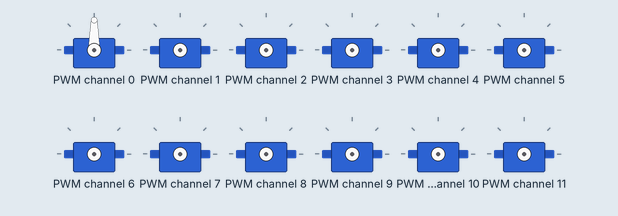
Recording of a program running on a simulated Raspberry Pi (BCM pin numbers). On the bench: 12 × servo. What the program prints to the terminal is not drawn.

Above: at 0.1 s.
Timing chart, 0 to 3.6 s (numbered marks = the images above):
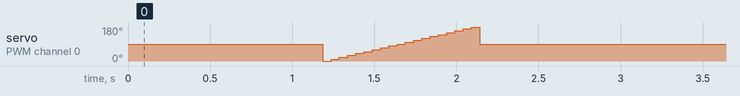

The program:

servo_controller.py
```python
"""
Servo Controller for Hexapod
Controls 18 servos via 2 PCA9685 PWM controllers over I2C
Uses adafruit-servokit for reliable servo control
"""

import time
from adafruit_servokit import ServoKit
import config


class HexapodServoController:
    """
    Controls all 18 servos for the hexapod
    Uses 2 PCA9685 boards via I2C with ServoKit library
    """

    def __init__(self):
        """Initialize PCA9685 controllers using ServoKit"""
        print("Initializing PCA9685 servo controllers...")

        try:
            # Initialize both PCA9685 boards using ServoKit
            # ServoKit handles all the low-level PWM/frequency setup automatically
            self.kit1 = ServoKit(channels=16, address=config.PCA9685_ADDRESS_1)
            self.kit2 = ServoKit(channels=16, address=config.PCA9685_ADDRESS_2)

            # Track servo attachment state
            self.servos_attached = False

            # Cache for last written angles (to avoid unnecessary writes)
            self.last_angles = [None] * 18

            print(f"PCA9685 #1 at {hex(config.PCA9685_ADDRESS_1)}")
            print(f"PCA9685 #2 at {hex(config.PCA9685_ADDRESS_2)}")
            print("ServoKit initialized successfully")

        except Exception as e:
            print(f"Error initializing ServoKit: {e}")
            print("Make sure:")
            print("  1. I2C is enabled (sudo raspi-config)")
            print("  2. PCA9685 boards are connected")
            print("  3. I2C addresses are correct (0x40, 0x41)")
            raise

    def attach_servos(self):
        """
        Enable all servos
        Sets initial state for all servo channels
        """
        if self.servos_attached:
            print("Servos already attached")
            return

        try:
            # Move all servos to neutral position (90 degrees)
            print("Attaching servos and moving to neutral position...")
            for i in range(18):
                self.write_angle(i, 90)
                time.sleep(0.01)  # Small delay between servo commands

            self.servos_attached = True
            print("All servos attached successfully")

        except Exception as e:
            print(f"Error attaching servos: {e}")
            raise

    def detach_servos(self):
        """
        Disable all servos
        Note: ServoKit doesn't have a direct detach, but we can stop sending commands
        """
        if not self.servos_attached:
            print("Servos already detached")
            return

        try:
            # ServoKit maintains the last position when we stop commanding
            # To truly "detach", we'd need to set PWM to 0, but ServoKit doesn't expose this
            # Just mark as detached
            self.servos_attached = False
            print("Servos detached")

        except Exception as e:
            print(f"Error detaching servos: {e}")
            raise

    def write_angle(self, servo_index, angle):
        """
        Write angle to a servo (0-180 degrees)

        Args:
            servo_index: Servo index (0-17)
            angle: Angle in degrees (0-180)
        """
        # Constrain angle to valid range
        angle = max(0, min(180, angle))

        # Check if angle has changed (avoid unnecessary writes)
        if self.last_angles[servo_index] == angle:
            return

        # Determine which board and channel
        board_num, channel = self._get_board_and_channel(servo_index)

        # Write angle
        if board_num == 1:
            self.kit1.servo[channel].angle = angle
        else:
            self.kit2.servo[channel].angle = angle

        # Cache the angle
        self.last_angles[servo_index] = angle

    def write_microseconds(self, servo_index, microseconds):
        """
        Write PWM pulse width in microseconds
        Converts microseconds to angle for ServoKit

        Args:
            servo_index: Servo index (0-17)
            microseconds: Pulse width (500-2500μs, typical servo range)
        """
        # Convert microseconds to angle (500μs = 0°, 2500μs = 180°)
        # Standard servo: 1000μs = 0°, 2000μs = 180°
        # We'll use 500-2500 range for full 0-180°
        angle = ((microseconds - 500) / 2000.0) * 180.0

        # Constrain to valid range
        angle = max(0, min(180, angle))

        self.write_angle(servo_index, angle)

    def write_leg_servos(self, leg, angles):
        """
        Write angles to all servos of a specific leg

        Args:
            leg: Leg index (0-5)
            angles: List of 3 angles [coxa, femur, tibia] in degrees
        """
        # Get servo indices for this leg
        servo_indices = self._get_leg_servo_indices(leg)

        # Write each angle
        for i, angle in enumerate(angles):
            self.write_angle(servo_indices[i], angle)

    def _get_board_and_channel(self, servo_index):
        """
        Get PCA9685 board number and channel for a servo index

        Args:
            servo_index: Global servo index (0-17)

        Returns:
            (board_num, channel) tuple
            board_num: 1 or 2
            channel: 0-15
        """
        # Servos 0-14 are on board 1 (legs 0-4)
        # Servos 15-17 are on board 2 (leg 5)
        if servo_index < 15:
            return (1, servo_index)
        else:
            return (2, servo_index - 15)

    def _get_leg_servo_indices(self, leg):
        """
        Get the three servo indices for a leg

        Args:
            leg: Leg index (0-5)

        Returns:
            List of [coxa_index, femur_index, tibia_index]
        """
        # Each leg has 3 servos (coxa, femur, tibia)
        base_index = leg * 3
        return [base_index, base_index + 1, base_index + 2]

    def get_servo_index(self, leg, joint):
        """
        Get global servo index from leg and joint

        Args:
            leg: Leg index (0-5)
            joint: Joint index (0=coxa, 1=femur, 2=tibia)

        Returns:
            Global servo index (0-17)
        """
        return leg * 3 + joint

    def cleanup(self):
        """Clean up resources"""
        try:
            if self.servos_attached:
                self.detach_servos()
            print("Servo controller cleanup complete")
        except Exception as e:
            print(f"Error during cleanup: {e}")


# Test code
if __name__ == "__main__":
    """Test servo controller"""
    print("Testing Hexapod Servo Controller with ServoKit")
    print("=" * 60)

    try:
        # Create controller
        controller = HexapodServoController()

        # Attach servos
        print("\nAttaching servos...")
        controller.attach_servos()
        time.sleep(1)

        # Test individual servo movement
        print("\nTesting individual servos...")
        print("Moving servo 0 (Leg 0, Coxa) through full range")

        # Sweep servo 0
        for angle in range(0, 181, 10):
            print(f"  Angle: {angle}°", end='\r')
            controller.write_angle(0, angle)
            time.sleep(0.05)

        print("\n  Sweep complete!")

        # Return to neutral
        print("\nReturning to neutral position (90°)...")
        for i in range(18):
            controller.write_angle(i, 90)
            time.sleep(0.01)

        print("\nTest complete!")
        print("All servos should be at 90° (neutral position)")

        # Option to detach
        response = input("\nDetach servos? (y/n): ")
        if response.lower() == 'y':
            controller.detach_servos()

        # Cleanup
        controller.cleanup()

        print("\nServo controller test successful!")

    except KeyboardInterrupt:
        print("\n\nTest interrupted by user")
        if 'controller' in locals():
            controller.cleanup()

    except Exception as e:
        print(f"\nError during test: {e}")
        import traceback
        traceback.print_exc()
        if 'controller' in locals():
            controller.cleanup()
```

config.py
```python
"""
Hexapod Configuration File
Hardware and constant definitions for Raspberry Pi Zero with dual PCA9685 controllers
"""

# ============================================================================
# PCA9685 Configuration
# ============================================================================
PCA9685_ADDRESS_1 = 0x40  # First PCA9685 board (Legs 1-5)
PCA9685_ADDRESS_2 = 0x41  # Second PCA9685 board (Leg 6)
PCA9685_FREQUENCY = 50    # 50Hz for analog servos

# ============================================================================
# Servo Channel Mapping (PCA9685 board and channel)
# Format: (board_address, channel)
# ============================================================================
SERVO_CHANNELS = {
    # Leg 1 (Front Right)
    'coxa1':  (PCA9685_ADDRESS_1, 0),
    'femur1': (PCA9685_ADDRESS_1, 1),
    'tibia1': (PCA9685_ADDRESS_1, 2),

    # Leg 2 (Middle Right)
    'coxa2':  (PCA9685_ADDRESS_1, 3),
    'femur2': (PCA9685_ADDRESS_1, 4),
    'tibia2': (PCA9685_ADDRESS_1, 5),

    # Leg 3 (Rear Right)
    'coxa3':  (PCA9685_ADDRESS_1, 6),
    'femur3': (PCA9685_ADDRESS_1, 7),
    'tibia3': (PCA9685_ADDRESS_1, 8),

    # Leg 4 (Rear Left)
    'coxa4':  (PCA9685_ADDRESS_1, 9),
    'femur4': (PCA9685_ADDRESS_1, 10),
    'tibia4': (PCA9685_ADDRESS_1, 11),

    # Leg 5 (Middle Left)
    'coxa5':  (PCA9685_ADDRESS_1, 12),
    'femur5': (PCA9685_ADDRESS_1, 13),
    'tibia5': (PCA9685_ADDRESS_1, 14),

    # Leg 6 (Front Left)
    'coxa6':  (PCA9685_ADDRESS_2, 0),
    'femur6': (PCA9685_ADDRESS_2, 1),
    'tibia6': (PCA9685_ADDRESS_2, 2),
}

# Servo index mapping for easier access
# Index order: coxa, femur, tibia for each leg
SERVO_INDEX_MAP = [
    'coxa1', 'femur1', 'tibia1',   # Leg 0
    'coxa2', 'femur2', 'tibia2',   # Leg 1
    'coxa3', 'femur3', 'tibia3',   # Leg 2
    'coxa4', 'femur4', 'tibia4',   # Leg 3
    'coxa5', 'femur5', 'tibia5',   # Leg 4
    'coxa6', 'femur6', 'tibia6',   # Leg 5
]

# ============================================================================
# Servo Pulse Width Configuration (microseconds)
# ============================================================================
SERVO_MIN_PULSE = 500   # Minimum pulse width in microseconds
SERVO_MAX_PULSE = 2500  # Maximum pulse width in microseconds

# ============================================================================
# Hexapod Leg Dimensions (from original code)
# ============================================================================
COXA_LENGTH = 46.0   # a1 - Coxa length in mm
FEMUR_LENGTH = 108.0 # a2 - Femur length in mm
TIBIA_LENGTH = 200.0 # a3 - Tibia length in mm
LEG_LENGTH = COXA_LENGTH + FEMUR_LENGTH + TIBIA_LENGTH  # Total leg length

# ============================================================================
# Hexapod Geometry
# ============================================================================
BASE_OFFSET = {'x': 90, 'y': 50, 'z': -10}  # Base servo offset angles
DISTANCE_FROM_CENTER = 173.0  # Default distance of feet from center
DISTANCE_FROM_GROUND_BASE = -60.0  # Base height offset

# Gait parameters
LIFT_HEIGHT = 130.0
LAND_HEIGHT = 70.0
STRIDE_OVERSHOOT = 10.0
LANDING_BUFFER = 15.0

# ============================================================================
# Movement Parameters
# ============================================================================
POINTS = 1000  # Number of points in movement cycles
STRIDE_MULTIPLIER = [1, 1, 1, -1, -1, -1]  # Per-leg stride multipliers
ROTATION_MULTIPLIER = [-1, 0, 1, -1, 0, 1]  # Per-leg rotation multipliers

# ============================================================================
# ELRS Receiver Configuration (CRSF Protocol)
# ============================================================================
# ELRS uses CRSF protocol at 420000 baud (not SBUS at 100000)
ELRS_MODE = 'CRSF'  # Using CRSF protocol with crsf_parser library

# Serial port for CRSF
ELRS_SERIAL_PORT = '/dev/serial0'  # Raspberry Pi UART
ELRS_BAUD_RATE = 420000            # CRSF standard baud rate

# Channel mapping for RadioMaster Pocket with ELRS
# Your actual channel mapping (verified from test_crsf_servo_control.py):
# Channel 16 (index 15): Roll → Strafe left/right
# Channel 15 (index 14): Pitch → Forward/backward
# Channel 14 (index 13): Left stick up/down → Speed control
# Channel 13 (index 12): Yaw → Rotation
# Channel 7 (index 6): Height control
# Channel 9 (index 8): Calibration mode
# Channel 10 (index 9): Gait selector 1 (191=Gait0, 997=Gait1, 1792=Gait2)
# Channel 11 (index 10): Gait selector 2 (191=Gait3, 997=Gait4, 1792=Gait5)
# Channel 12 (index 11): Sleep mode

RC_CHANNEL_YAW = 12        # Channel 13 - Left stick left/right → Rotation
RC_CHANNEL_SPEED = 13      # Channel 14 - Left stick up/down → Speed control
RC_CHANNEL_PITCH = 14      # Channel 15 - Right stick up/down → Forward/backward
RC_CHANNEL_ROLL = 15       # Channel 16 - Right stick left/right → Strafe
RC_CHANNEL_HEIGHT = 6      # Channel 7 - Height control
RC_CHANNEL_SLEEP = 7       # Channel 8 - Sleep mode toggle
RC_CHANNEL_GAIT = 9        # Channel 10 - Single gait selector (all 6 gaits)
RC_CHANNEL_CALIBRATION = 11 # Channel 12 - Calibration mode toggle

# CRSF channel value ranges (11-bit)
CRSF_MIN = 172
CRSF_MID = 992
CRSF_MAX = 1811

# Gait selector thresholds for single 6-position channel
# Channel 10 values: 443, 657, 871, 1086, 1300, 1514
GAIT_THRESHOLDS = [
    (443 - 100, 443 + 100, 0),  # Gait 1: value ~443 → index 0
    (871 - 100, 871 + 100, 1),  # Gait 2: value ~871 → index 1
    (1300 - 100, 1300 + 100, 2), # Gait 3: value ~1300 → index 2
    (1514 - 100, 1514 + 100, 3), # Gait 4: value ~1514 → index 3
    (1086 - 100, 1086 + 100, 4), # Gait 5: value ~1086 → index 4
    (657 - 100, 657 + 100, 5),   # Gait 6: value ~657 → index 5
]

# Channel value ranges (for backwards compatibility)
RC_MIN = 172   # CRSF minimum
RC_MID = 992   # CRSF middle
RC_MAX = 1811  # CRSF maximum
RC_DEADZONE = 50

# Timeout
RC_TIMEOUT_MS = 1000  # Consider disconnected after 1 second

# ============================================================================
# State Machine
# ============================================================================
class State:
    INITIALIZE = 'Initialize'
    STAND = 'Stand'
    CAR = 'Car'
    CRAB = 'Crab'
    CALIBRATE = 'Calibrate'
    SLAM_ATTACK = 'SlamAttack'
    SLEEP = 'Sleep'
    ATTACH = 'Attach'

class LegState:
    PROPELLING = 'Propelling'
    LIFTING = 'Lifting'
    STANDING = 'Standing'
    RESET = 'Reset'

class Gait:
    TRI = 0     # Tripod gait
    RIPPLE = 1  # Ripple gait
    WAVE = 2    # Wave gait
    QUAD = 3    # Quadruped gait
    BI = 4      # Bipod gait
    HOP = 5     # Hop gait

TOTAL_GAITS = 6
GAITS_LIST = [Gait.TRI, Gait.RIPPLE, Gait.WAVE, Gait.QUAD, Gait.BI, Gait.HOP]

# ============================================================================
# File Paths
# ============================================================================
CONFIG_FILE_PATH = '/home/alexxterms/hexapod_config.json'  # Storage for offsets and calibration
LOG_FILE_PATH = '/home/alexxterms/hexapod.log'  # Log file

# ============================================================================
# Performance Settings
# ============================================================================
MAIN_LOOP_FREQUENCY = 100  # Hz - main control loop frequency
SERVO_UPDATE_FREQUENCY = 50  # Hz - servo update frequency
RC_UPDATE_FREQUENCY = 50  # Hz - RC input read frequency

# ============================================================================
# Debug Settings
# ============================================================================
DEBUG_MODE = True
PRINT_SERVO_VALUES = False  # Disable verbose servo output
PRINT_RC_VALUES = False
PRINT_STATE_CHANGES = True
```
